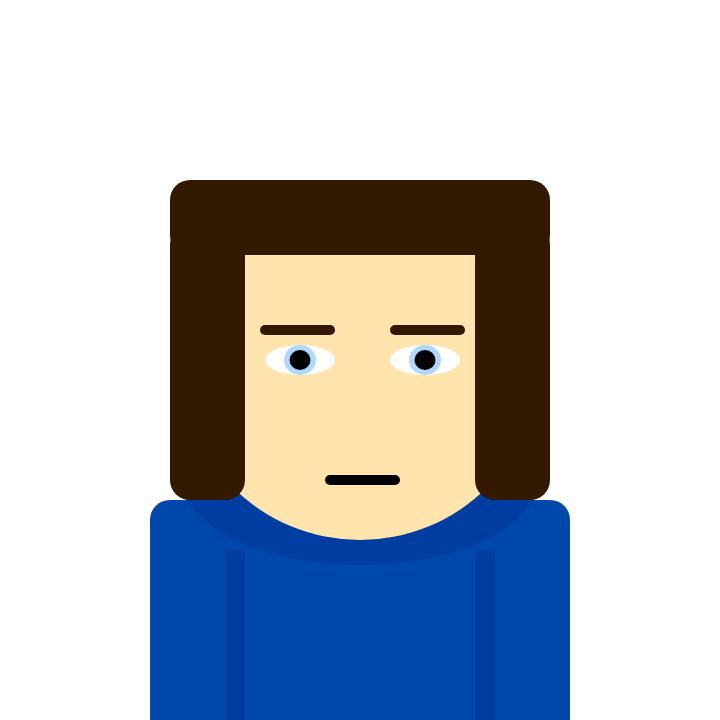
Frame 1 (no input)
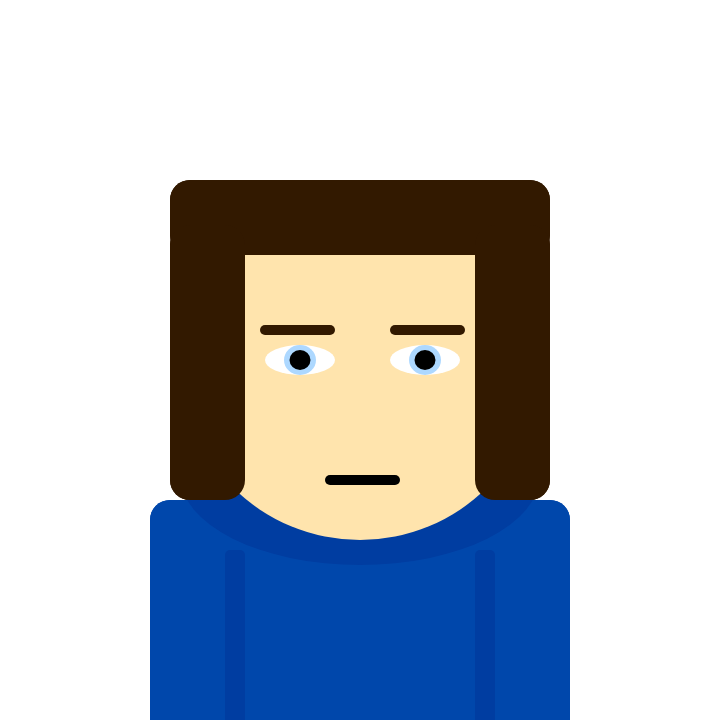
Frame 2 (the mouse pressed at the canvas centre, redrawn once)

The p5.js sketch that drew these frames (run headless with seeded random() and noise() and a simulated clock; the mouse was pressed at the canvas centre and the sketch redrawn once):

// p5.js sketch
// ── sketch.js
let rectWidth = 360;
let rectHeight = 125;
let ellHeight = 360;
let ellWidth = 360;

// creating a background
function setup() {
    createCanvas(720, 720)
    background(255);
    noLoop();
}

// display stuff on the background
function draw() {
     noStroke();

// Body
    fill(0, 71, 171);
    rect(150, 500, 420, 300, 20);

// Arm Shadow L
    fill(0, 61, 161);
    rect(225, 550, 20, 300, 5);

// Arm Shadow R
    fill(0, 61, 161);
    rect(475, 550, 20, 300, 5);

// Hood
    fill(0, 61, 161);
    ellipse(360, 475, ellWidth, ellHeight/2);

// Head
    fill(255, 228, 173);
    ellipse(360, 360, ellWidth, ellHeight);

// Eye L
    fill(255);
    ellipse(300, 360, 70, 30);

// Iris L
    fill(173, 216, 255);
    ellipse(300, 360, 32, 30);

 // Pupil L
    fill(0);
    ellipse(300, 360, 21, 20);

// Eyebrow L
    fill(50, 25, 0);
    rect(260, 325, 75, 10, 5);

// Eye R
    fill(255);
    ellipse(425, 360, 70, 30);

// Iris r
    fill(173, 216, 255);
    ellipse(425, 360, 32, 30);

 // Pupil R
    fill(0);
    ellipse(425, 360, 21, 20);

 // Eyebrow R
    fill(50, 25, 0);
    rect(390, 325, 75, 10, 5);

// Hair Mid
    fill(50, 25, 0);
    rect(170, 180, 380, 75, 20);

 // Hair L
    fill(50, 25, 0);
    rect(170, 225, 75, 275, 20);

// Hair R
    fill(50, 25, 0);
    rect(475, 225, 75, 275, 20);

// Mouth
    fill(0);
    rect(325, 475, 75, 10, 5);

}
